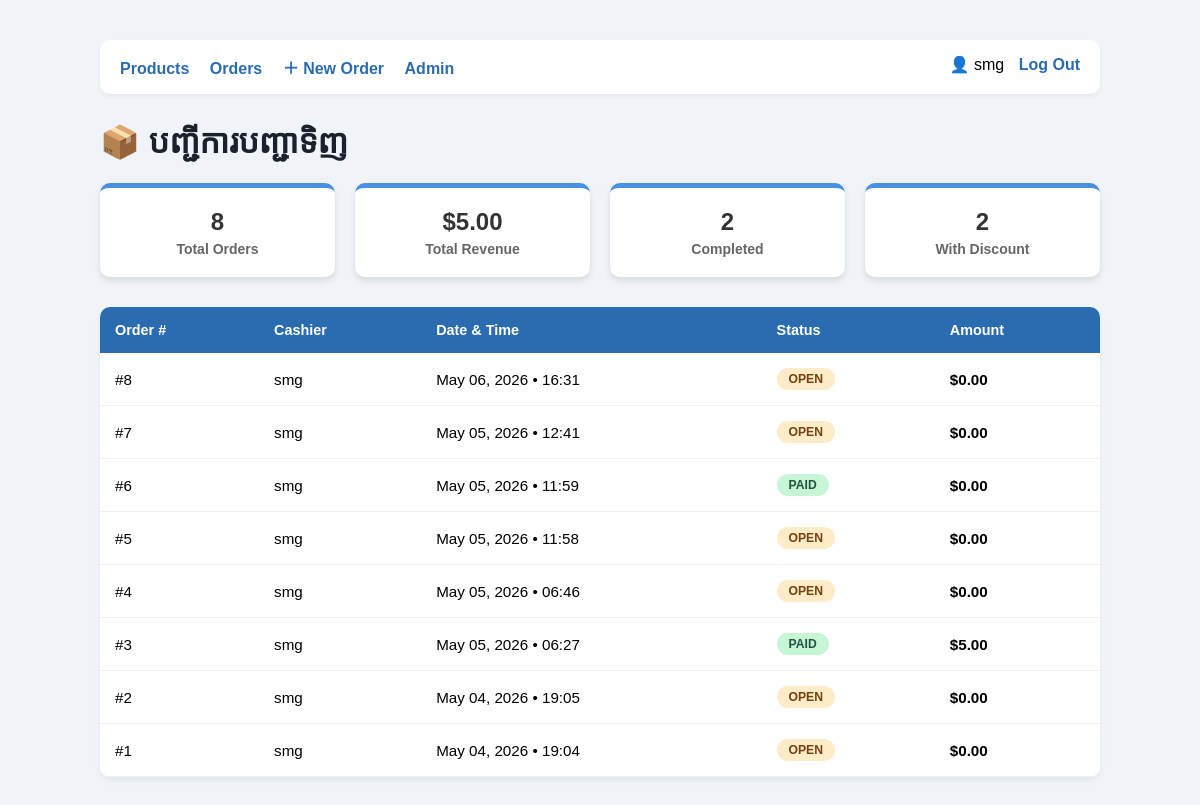
The app's page /sales/orders/ (signed in) with its own data.
### sales/models.py (models this page shows, shortened)
class Order(models.Model):
    STATUS_CHOICES = [
        ('open', 'Open'),
        ('paid', 'Paid'),
        ('refunded', 'Refunded'),
        ('cancelled', 'Cancelled'),
    ]
    cashier = models.ForeignKey(
        User,
        on_delete=models.SET_NULL,
        null=True,
        related_name='orders'
    )
    status = models.CharField(max_length=20, choices=STATUS_CHOICES, default='open')
    created_at = models.DateTimeField(auto_now_add=True)
    notes = models.TextField(blank=True)
    @property
    def total(self):
        subtotal = sum(item.subtotal for item in self.items.all())
        try:
            return subtotal - self.discount.amount
        except:
            return subtotal
    class Meta:
        ordering = ['-created_at']

class OrderItem(models.Model):
    order = models.ForeignKey(Order, on_delete=models.CASCADE, related_name='items')
    product = models.ForeignKey(Product, on_delete=models.PROTECT)
    quantity = models.PositiveIntegerField(default=1)
    unit_price = models.DecimalField(max_digits=8, decimal_places=2)
    @property
    def subtotal(self):
        return self.unit_price * self.quantity

class Discount(models.Model):
    order = models.OneToOneField('Order', on_delete=models.CASCADE, related_name='discount')
    description = models.CharField(max_length=200)
    amount = models.DecimalField(max_digits=6, decimal_places=2)

### sales/views.py (the view)
# urls.py: path('orders/',                views.order_list,     name='order_list'),
@login_required
def order_list(request):
    orders = Order.objects.all().order_by('-created_at')
    total_orders = orders.count()
    total_revenue = sum(o.total for o in orders if o.status == 'paid')
    completed_orders = orders.filter(status='paid').count()
    discounted_orders = orders.filter(discount__isnull=False).count()
    context = {
        'orders': orders,
        'total_orders': total_orders,
        'total_revenue': total_revenue,
        'completed_orders': completed_orders,
        'discounted_orders': discounted_orders,
    }
    return render(request, 'sales/order_list.html', context)

### sales/templates/sales/order_list.html (shortened to what this page needs)
<!DOCTYPE html>
<html lang="km">
<head>
</head>
<body>
    <nav>
        <a href="{% url 'product_list' %}">Products</a>
        <a href="{% url 'order_list' %}">Orders</a>
        <a href="{% url 'create_order' %}">＋ New Order</a>
        <a href="/admin/">Admin</a>
        <span style="float:right">
            👤 {{ request.user.username }}
            <form method="post" action="/accounts/logout/" style="display:inline; margin-left: 10px;">
                <button type="submit" style="background:none;border:none;color:#2b6cb0;cursor:pointer;padding:0;font-size:1em; font-weight: bold;">
                    Log Out
                </button>
            </form>
        </span>
    </nav>
    <h1>📦 បញ្ជីការបញ្ជាទិញ</h1>
    <div class="stats-container">
        <div class="stat-card">
            <h3>{{ total_orders }}</h3>
            <p>Total Orders</p>
        </div>
        <div class="stat-card">
            <h3>${{ total_revenue|floatformat:2 }}</h3>
            <p>Total Revenue</p>
        </div>
        <div class="stat-card">
            <h3>{{ completed_orders }}</h3>
            <p>Completed</p>
        </div>
        <div class="stat-card">
            <h3>{{ discounted_orders }}</h3>
            <p>With Discount</p>
        </div>
    </div>
    <div class="table-container">
        <table>
            <thead>
                <tr>
                    <th>Order #</th>
                    <th>Cashier</th>
                    <th>Date & Time</th>
                    <th>Status</th>
                    <th>Amount</th>
                </tr>
            </thead>
            <tbody>
                {% for order in orders %}
                <tr>
                    <td>#{{ order.pk }}</td>
                    <td>{{ order.cashier.username|default:"unknown" }}</td>
                    <td>{{ order.created_at|date:"M d, Y • H:i" }}</td>
                    <td>
                        <span class="status
                            {% if order.status == 'paid' %}status-paid
                            {% elif order.status == 'open' %}status-open
                            {% else %}status-cancelled{% endif %}">
                            {{ order.status|upper }}
                        </span>
                    </td>
                    <td style="font-weight: bold;">${{ order.total|floatformat:2 }}</td>
                </tr>
                {% empty %}
                <tr>
                    <td colspan="5" class="empty">មិនទាន់មានទិន្នន័យការលក់នៅឡើយទេ។</td>
                </tr>
                {% endfor %}
            </tbody>
        </table>
    </div>
</body>
</html>

### sales/templates/sales/order_list.html (style rules this page uses)
body { font-family: Arial, sans-serif; max-width: 1000px; margin: 40px auto; padding: 0 20px; background: #f0f4f8; }
h1 { color: #1a202c; }
nav { background: white; padding: 15px 20px; border-radius: 10px; margin-bottom: 25px; box-shadow: 0 2px 4px rgba(0,0,0,0.05); }
nav a { margin-right: 16px; color: #2b6cb0; text-decoration: none; font-weight: bold; }
.stats-container { display: flex; gap: 20px; margin-bottom: 30px; }
.stat-card { flex: 1; background: white; padding: 20px; border-radius: 10px; text-align: center; box-shadow: 0 4px 6px rgba(0,0,0,0.1); border-top: 5px solid #4a90e2; }
.stat-card h3 { margin: 0; font-size: 24px; color: #333; }
.stat-card p { margin: 5px 0 0; color: #666; font-size: 14px; font-weight: bold; }
.table-container { background: white; border-radius: 10px; overflow: hidden; box-shadow: 0 4px 6px rgba(0,0,0,0.05); }
table { width: 100%; border-collapse: collapse; text-align: left; }
th { background-color: #2b6cb0; color: white; padding: 15px; font-size: 0.9em; }
td { padding: 15px; border-bottom: 1px solid #edf2f7; font-size: 0.95em; }
.status { display: inline-block; padding: 4px 12px; border-radius: 20px; font-size: 0.8em; font-weight: bold; }
.status-paid { background: #c6f6d5; color: #22543d; }
.status-open { background: #feebc8; color: #744210; }

### records on screen
Order: pk "8", cashier.username "smg", created_at "May 06, 2026 • 16:31", status "OPEN", total "0.00"
Order: pk "7", cashier.username "smg", created_at "May 05, 2026 • 12:41", status "OPEN", total "0.00"
Order: pk "6", cashier.username "smg", created_at "May 05, 2026 • 11:59", status "PAID", total "0.00"
Order: pk "5", cashier.username "smg", created_at "May 05, 2026 • 11:58", status "OPEN", total "0.00"
Order: pk "4", cashier.username "smg", created_at "May 05, 2026 • 06:46", status "OPEN", total "0.00"
Order: pk "3", cashier.username "smg", created_at "May 05, 2026 • 06:27", status "PAID", total "5.00"
Order: pk "2", cashier.username "smg", created_at "May 04, 2026 • 19:05", status "OPEN", total "0.00"
Order: pk "1", cashier.username "smg", created_at "May 04, 2026 • 19:04", status "OPEN", total "0.00"

### other values on screen
{{ request.user.username }} "smg"
{{ total_orders }} "8"
{{ total_revenue|floatformat:2 }} "5.00"
{{ completed_orders }} "2"
{{ discounted_orders }} "2"
